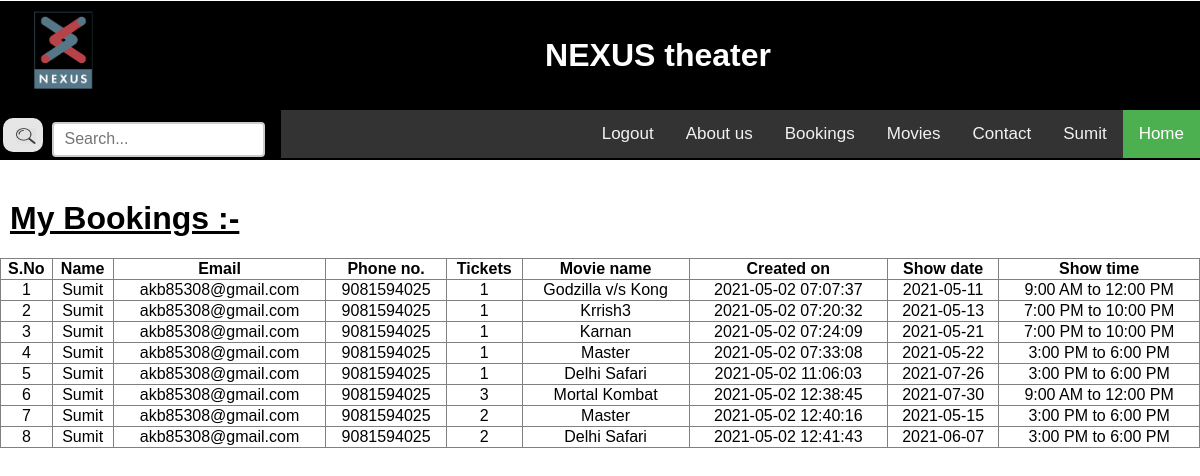
Page /user/bookings.php (signed in) on the committed database.
### tables this page shows
CREATE TABLE `tb_ticket` (
  `id` int(100) NOT NULL,
  `uname` varchar(50) NOT NULL,
  `email` varchar(50) NOT NULL,
  `phone` bigint(20) NOT NULL,
  `qty` int(20) DEFAULT NULL,
  `movie_name` varchar(100) NOT NULL,
  `created on` timestamp NOT NULL DEFAULT current_timestamp() ON UPDATE current_timestamp(),
  `show_date` varchar(100) NOT NULL,
  `show_time` varchar(100) NOT NULL
);

### user/bookings.php (the view, shortened to what this page needs)
<!DOCTYPE html>
<html>
<head>
    <link rel="stylesheet" href="css/style.css" />
<link rel="stylesheet" href="https://cdnjs.cloudflare.com/ajax/libs/font-awesome/4.7.0/css/font-awesome.min.css">
</head>
<?php
$um=$_SESSION['uname'];
if(isset($_SESSION['uname']))
{
?>
<body>
<div style="height:46px;width:100%;background-color:black;margin-top:1px;float:left;position: fixed;top:0px;right:0px">
        <ul>
            <li style="float: left;padding: 0px 3px">
                <img src="nexus.png" height="100px" style="margin-bottom:5px;margin-left: 10px;">
            </li>
            <li>
                <h1 align="center" style="color: white;margin-top:36px;">NEXUS theater</h1>
            </li>
        </ul>
	<ul>
        <li style="float: left;padding: 0px 3px">
            <form action="search.php" method="post">
                <button type="submit" name="submit"><img src="..\user\uimg\ser.jpg" style="height: 16px;margin-left: -7px; width:20px; margin-top: 5px;"></button>
                <input type="text" name="search" placeholder="Search..." style="height: 35px; width:213px; margin-top: 1px; margin-bottom: 3px;">
            </form>
        </li>
        <div class="topnav" id="myTopnav">
            <li style="float: right;"><a href="..\user\userhome.php" class="active">Home</a></li>
            <li style="float: right;"><a href="..\user\user.php"><?php echo $um ?></a></li>
            <li style="float: right;"><a href="..\user\contact.php">Contact</a></li>
            <li style="float: right;"><a href="..\user\movies.php">Movies</a></li>
            <li style="float: right;"><a href="..\user\bookings.php">Bookings</a></li>
            <li style="float: right;"><a href="about.php">About us</a></li>
            <li style="float: right;"><a href="logout.php">Logout</a></li>
        </div>
	</ul>
</div>
<?php
$con = new mysqli("localhost", "root", "","tp");
?>
<html>
	<div class="form">
			<u><h1 style="text-decoration: none;color: black;margin-top:200px; margin-left: 10px">My Bookings :- </h1></u>
			<table width="100%" border="1" style="border-collapse:collapse; ">
				<thead>
					<tr>
						<th><strong>S.No</strong></th>
						<th><strong>Name</strong></th>
						<th><strong>Email</strong></th>
						<th><strong>Phone no.</strong></th>
						<th><strong>Tickets</strong></th>
						<th><strong>Movie name</strong></th>
						<th><strong>Created on</strong></th>
						<th><strong>Show date</strong></th>
            <th><strong>Show time</strong></th>
					</tr>
				</thead>
				<tbody>
					<?php
						$count=1;
						$query="SELECT * FROM tb_ticket WHERE uname='".$um."'";
 						$sql=mysqli_query($con,$query);
							while($row = mysqli_fetch_assoc($sql))
							{
					?>
						<tr>
							<td align="center"><?php echo $count; ?></td>
							<td align="center"><?php echo $row["uname"]; ?></td>
							<td align="center"><?php echo $row["email"]; ?></td>
							<td align="center"><?php echo $row["phone"]; ?></td>
							<td align="center"><?php echo $row["qty"];?></td>
							<td align="center"><?php echo $row["movie_name"]; ?></td>
							<td align="center"><?php echo $row["created on"]; ?></td>
							<td align="center"><?php echo $row["show_date"]; ?></td>
              <td align="center"><?php echo $row["show_time"]; ?></td>
						</tr>
						<?php
							$count++;
							}
						?>
				</tbody>
			</table>
			<br/><br/><br/><br/>
		</div>
</html>
</body>
<?php
}
else
{
   echo "<script type = \"text/javascript\">
alert(\"You have to login first....... !\");
window.location = (\"/timeps/index.php\")
</script>";
}
?>
</html>

### user/css/style.css (style rules this page uses)
ul { list-style-type: none; margin: 0; padding: 0; overflow: hidden; background-color:black; }
li a { display: block; color: white; text-align: center; padding: 14px 30px; text-decoration: none; }
.active { background-color: #4CAF50; }
input[type=text] { width: 170px; box-sizing: border-box; border: 2px solid #ccc; border-radius: 4px; font-size: 16px; background-color: white; padding: 4px 12px 4px 10px; -webkit-transition: width 0.7s ease-in-out; transition: width 0.7s ease-in-out; margin-top: 7px; margin-left: 5px; margin-bottom: 7px; }
button { background-color: white; padding: 5px 20px; margin: 8px 0; border: none; cursor: pointer; width: 5%; opacity: 0.9; border-radius: 10px; }

### user/bookings.php (style rules this page uses)
body { margin: 0; font-family: Arial, Helvetica, sans-serif; }
.topnav { overflow: hidden; background-color: #333; }
.topnav a { float: left; display: block; color: #f2f2f2; text-align: center; padding: 14px 16px; text-decoration: none; font-size: 17px; }
.topnav a.active { background-color: #4CAF50; color: white; }

### rows in the picture
tb_ticket: uname "Sumit", email "akb85308@gmail.com", phone "9081594025", qty "1", movie_name "Godzilla v/s Kong", created on "2021-05-02 07:07:37", show_date "2021-05-11", show_time "9:00 AM to 12:00 PM"
tb_ticket: uname "Sumit", email "akb85308@gmail.com", phone "9081594025", qty "1", movie_name "Krrish3", created on "2021-05-02 07:20:32", show_date "2021-05-13", show_time "7:00 PM to 10:00 PM"
tb_ticket: uname "Sumit", email "akb85308@gmail.com", phone "9081594025", qty "1", movie_name "Karnan", created on "2021-05-02 07:24:09", show_date "2021-05-21", show_time "7:00 PM to 10:00 PM"
tb_ticket: uname "Sumit", email "akb85308@gmail.com", phone "9081594025", qty "1", movie_name "Master", created on "2021-05-02 07:33:08", show_date "2021-05-22", show_time "3:00 PM to 6:00 PM"
tb_ticket: uname "Sumit", email "akb85308@gmail.com", phone "9081594025", qty "1", movie_name "Delhi Safari", created on "2021-05-02 11:06:03", show_date "2021-07-26", show_time "3:00 PM to 6:00 PM"
tb_ticket: uname "Sumit", email "akb85308@gmail.com", phone "9081594025", qty "3", movie_name "Mortal Kombat", created on "2021-05-02 12:38:45", show_date "2021-07-30", show_time "9:00 AM to 12:00 PM"
tb_ticket: uname "Sumit", email "akb85308@gmail.com", phone "9081594025", qty "2", movie_name "Master", created on "2021-05-02 12:40:16", show_date "2021-05-15", show_time "3:00 PM to 6:00 PM"
tb_ticket: uname "Sumit", email "akb85308@gmail.com", phone "9081594025", qty "2", movie_name "Delhi Safari", created on "2021-05-02 12:41:43", show_date "2021-06-07", show_time "3:00 PM to 6:00 PM"

### other values in the picture
$um "Sumit"
